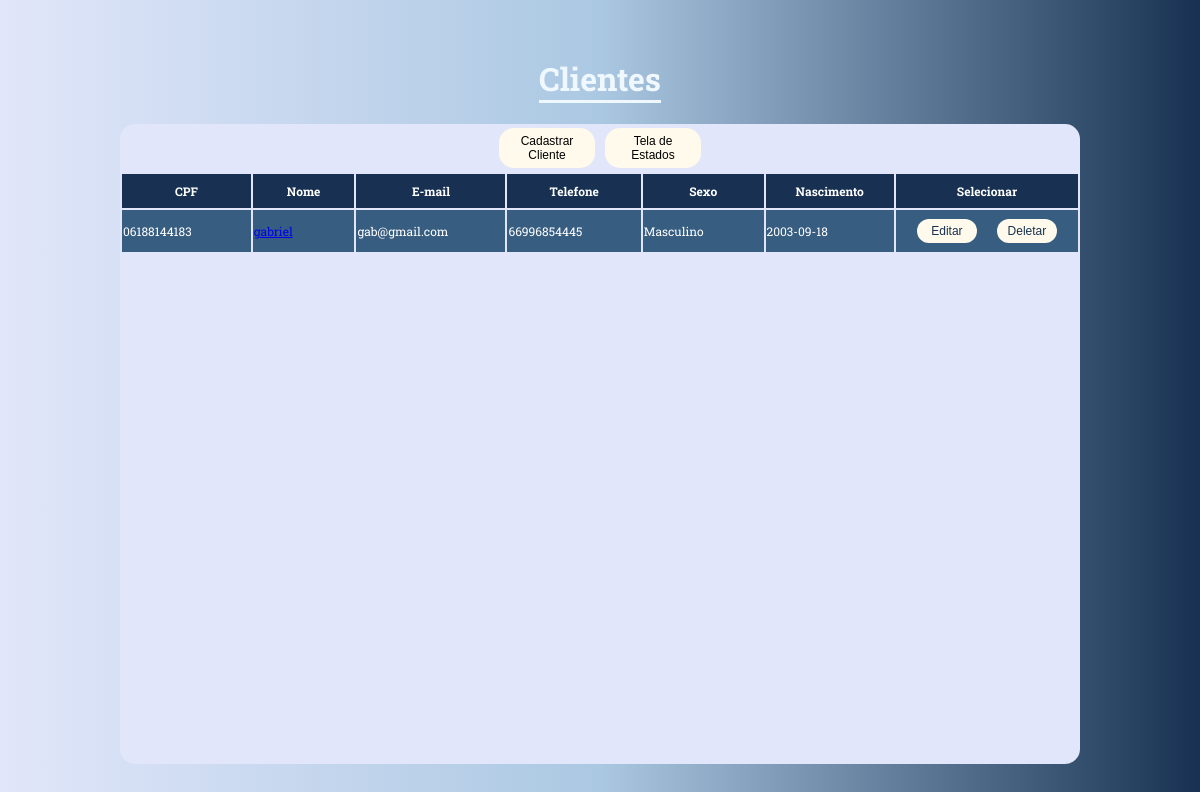
The app's page /CORPOS/visualizar_clientes.php with its own data.
### tables this page shows
CREATE TABLE `cliente` (
  `cpf` varchar(11) NOT NULL,
  `nome` varchar(50) DEFAULT NULL,
  `nascimento` date DEFAULT NULL,
  `telefone` varchar(11) DEFAULT NULL,
  `email` varchar(100) DEFAULT NULL,
  `sexo` char(1) DEFAULT NULL,
  `comentario` varchar(200) DEFAULT NULL,
  `estado` int(11) NOT NULL DEFAULT 1
);

### CORPOS/visualizar_clientes.php (the view, shortened to what this page needs)
<!DOCTYPE html>
<html lang="en">
<head>
    <link rel="stylesheet" href="../ESTILOS/visualizar_clientes.css">
</head>
<body>
        <h1>Clientes</h1>
        <div class="container">
            <div class="botoes">
                <button onclick="abrirModal()" class="botaoCriar">
                Cadastrar Cliente
                </button>
                <button onclick="location.href='tela_estados.php';" class="botaoCriar">
                Tela de Estados
                </button>
            </div>
            <table>
                <tr class="nome_tabela">
                    <th>CPF</th>
                    <th>Nome</th>
                    <th>E-mail</th>
                    <th>Telefone</th>
                    <th>Sexo</th>
                    <th>Nascimento</th>
                    <th>Selecionar</th>
                </tr>
                <?php
                include_once "PHPconfig.php";
                $sql = "SELECT cpf, nome, email, telefone, sexo, nascimento
                FROM cliente;";
                $result = $conn->query($sql);
                while($cliente = $result->fetch_assoc())
                {
                    $cpf        = $cliente["cpf"];
                    $nome       = $cliente["nome"];
                    $email      = $cliente["email"];
                    $telefone   = $cliente["telefone"];
                    $nascimento = $cliente["nascimento"];
                    $sexo       = $cliente["sexo"];
                    if ($sexo == 'M')
                        $sexo = "Masculino";
                    else if ($sexo == "F")
                        $sexo = "Feminino";
                    else
                        $sexo = "Outro";
                    if (isset($_GET['cpf']) && $cpf == $cpfeditar)
                    {
                        echo "<tr>\n";
                        echo "<form action='PHPeditar_cliente.php' method='POST'>";
                        echo "<td class='td_principal'>".$cpf."<input type='hidden' name='cpf' value=".$cpf."></td>\n";
                        echo "<td class='td_principal'><input type='text' name='nome' value=".$nome."></td>\n";
                        echo "<td class='td_principal'><input type='email' name='email' value=".$email."></td>\n";
                        echo "<td class='td_principal'><input type='tel' name='telefone' pattern='[0-9]{8,11}' value=".$telefone."></td>\n";
                        echo "<td class='td_principal'>";
                        if ($sexo == 'Masculino')
                            echo "<input type='radio' id='Masculino' name='sexo' value='M' checked>";
                        else
                            echo "<input type='radio' id='Masculino' name='sexo' value='M'>";
                        echo "<label for='Masculino'>M</label> &nbsp";
                        if ($sexo == 'Feminino')
                            echo "<input type='radio' id='Feminino' name='sexo' value='F' checked>";
                        else
                            echo "<input type='radio' id='Feminino' name='sexo' value='F'>";
                        echo "<label for='Feminino'>F</label> &nbsp";
                        if ($sexo == 'Outro')
                            echo "<input type='radio' id='Outros' name='sexo' value='O' checked>";
                        else
                            echo "<input type='radio' id='Outros' name='sexo' value='O'>";
                        echo "<label for='Outros'>O</label>";
                        echo "</td>\n";
                        echo "<td class='td_principal'><input type='date' name='nascimento'min='1900-01-01' max='2023-05-15'  value=".$nascimento."></td>\n";
                        echo "<td class='checkBox'> <button type='submit'>Confirmar</button> <button type='button' form='deletar' onclick='recarregarPagina()'>Cancelar</button> </td>";
                        echo "</form>";
                        echo "</tr>";
                    }
                    else
                    {
                        echo "<tr>\n";
                    echo "<td class='td_principal'>".$cpf."</td>\n";
                    echo "<td class='td_principal'><a href='agenda.php?CPF=".$cpf."'>".$nome."</a></td>\n";
                    echo "<td class='td_principal'>".$email."</td>\n";
                    echo "<td class='td_principal'>".$telefone."</td>\n";
                    echo "<td class='td_principal'>".$sexo."</td>\n";
                    echo "<td class='td_principal'>".$nascimento."</td>\n";
                    echo "<td class='checkBox'> <button onclick='carregarPaginaCpf(".$cpf.")'>Editar</button> <button onclick='abrirConfirmarDeletar(".$cpf.");'>Deletar</button></td>";
                    echo "</tr>";
                    }
                }
                ?>
            </table>
        </div>
</body>
</html>

### ESTILOS/visualizar_clientes.css (style rules this page uses)
body { margin: 0; padding: 0; display: flex; flex-direction: column; justify-content: center; align-items: center; width: 100vw; height: 100vh; background-image: linear-gradient(to right,#E1E6FA,#ABC8E2, #183152 ); font-family: 'Roboto Slab', serif; }
body > h1 { align-self: center; color:rgb(240, 248, 255); border-bottom: solid; }
.container { width: 80%; height: 80%; display: flex; justify-content: flex-start; align-items: center; flex-direction: column; background-color: #E1E6FA; border-radius: 15px; }
.botoes { width: 18vw; height: 6vh; display: flex; justify-content: center; align-items: center; }
.botoes > button { width: 8vw; height: 5vh; margin: 5px; background-color: #FFFAEB; font-size: 1vw; border-radius: 15px; border: none; }
.nome_tabela > th { background-color: #183152; color: white; width: 15vw; height: 4vh; font-size: 1vw; }
td { background-color: #375D81; color: white; width: 60vw; height: 5vh; font-size: 1vw; }
.checkBox { display: flex; justify-content: center; align-items: center; width: 15vw; height: 5vh; }
.checkBox > button { width: 5vw; height: 3vh; margin: 0 10px; border-radius: 15px; border: none; background-color: #FFFAEB; color: #183152; font-size: 1vw; }

### records on screen
cliente: cpf "06188144183", nome "gabriel", email "gab@gmail.com", telefone "66996854445", sexo "Masculino", nascimento "2003-09-18"
